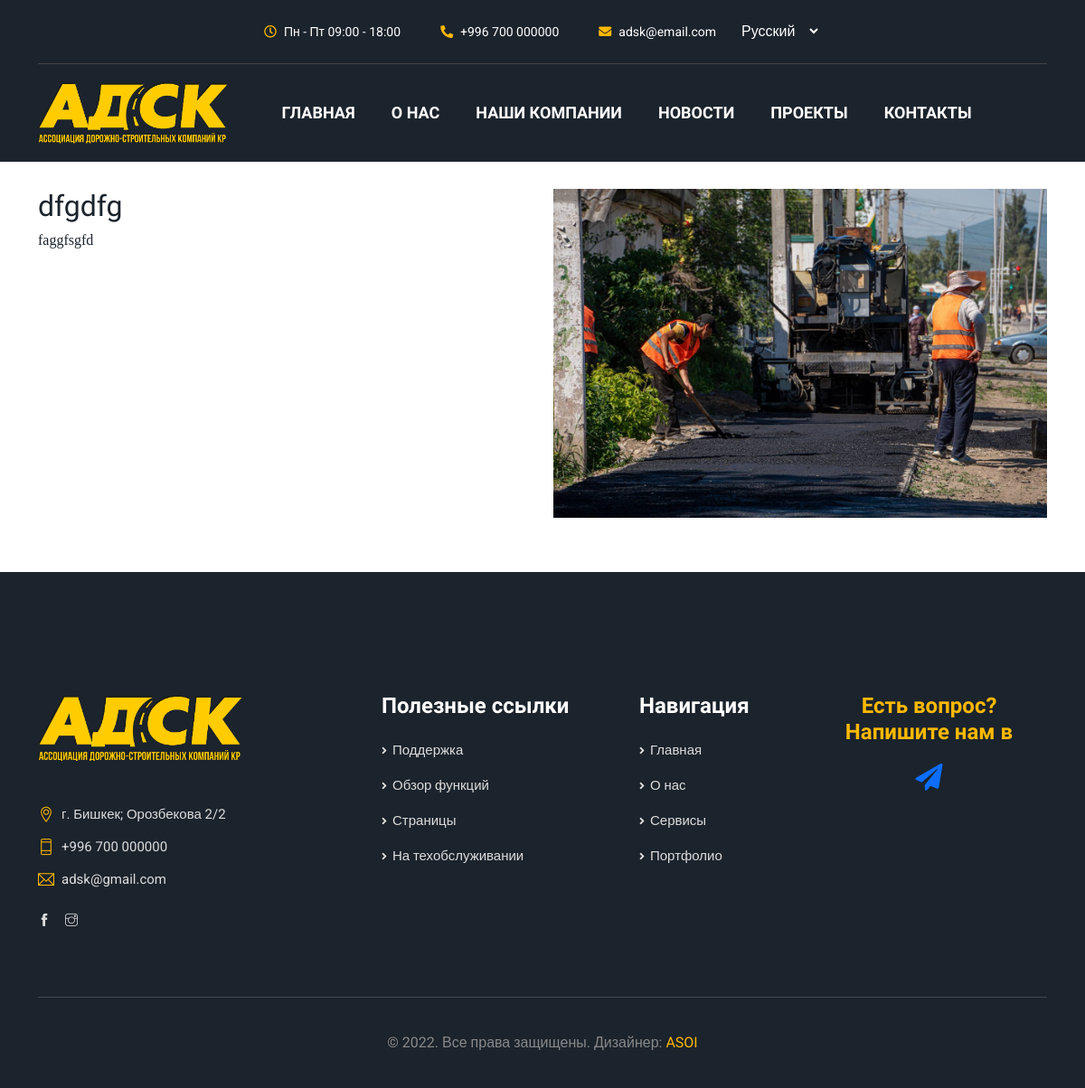
The page /portfolio/1/ on the database its author committed.
### first/models.py (models this page shows, shortened)
class Portfolio(models.Model):
    project_name = models.ForeignKey(Projects, on_delete=models.CASCADE, related_name="projects")
    project_title = models.CharField(max_length=200, null=True, blank=True)
    image = models.ImageField(upload_to='portfolio_images', verbose_name='Фото', blank=True, null=True)
    text = models.TextField(verbose_name="Полное описание")
    class Meta:
        verbose_name = 'Портфолио'
        ordering = ['project_title']

### first/views.py (the view)
# urls.py: path('portfolio/<int:portfolio_id>/', PortfolioDetail.as_view(), name='portfolio'),
class PortfolioDetail(DetailView):
    model = Portfolio
    template_name = "portfolio-detail.html"
    context_object_name = 'port'
    pk_url_kwarg = 'portfolio_id'
    def get_context_data(self, **kwargs):
        context = super().get_context_data()
        return context

### templates/portfolio-detail.html
{% extends 'index.html' %}
{% load static %}
{% block page %}
                   <div class="container">
                       <div class="row portfolio_gallery" id="work-portfolio">
                        <div class="col-lg-6 col-sm-6 portfolio_item {{port.project_name.id}}">
                            <h2 style="margin-top: 30px"><span>{{ port.project_title}}</span></h2>
                                    <h6><span style="font-family: emoji">{{ port.text}}</span></h6>
                        </div>
                           <div class="col-lg-6 col-sm-6 portfolio_item {{port.project_name.id}}">
                            <div class="portfolio_img hover_effect">
                                <img src="{{ port.image.url}}" alt="">
                            </div>
                        </div>
                    </div>
                   </div>
{% endblock %}

### rows shown on the page
Portfolio: project_title "dfgdfg", text "faggfsgfd", image (picture)

### other values the page prints
form field language "Русский"
